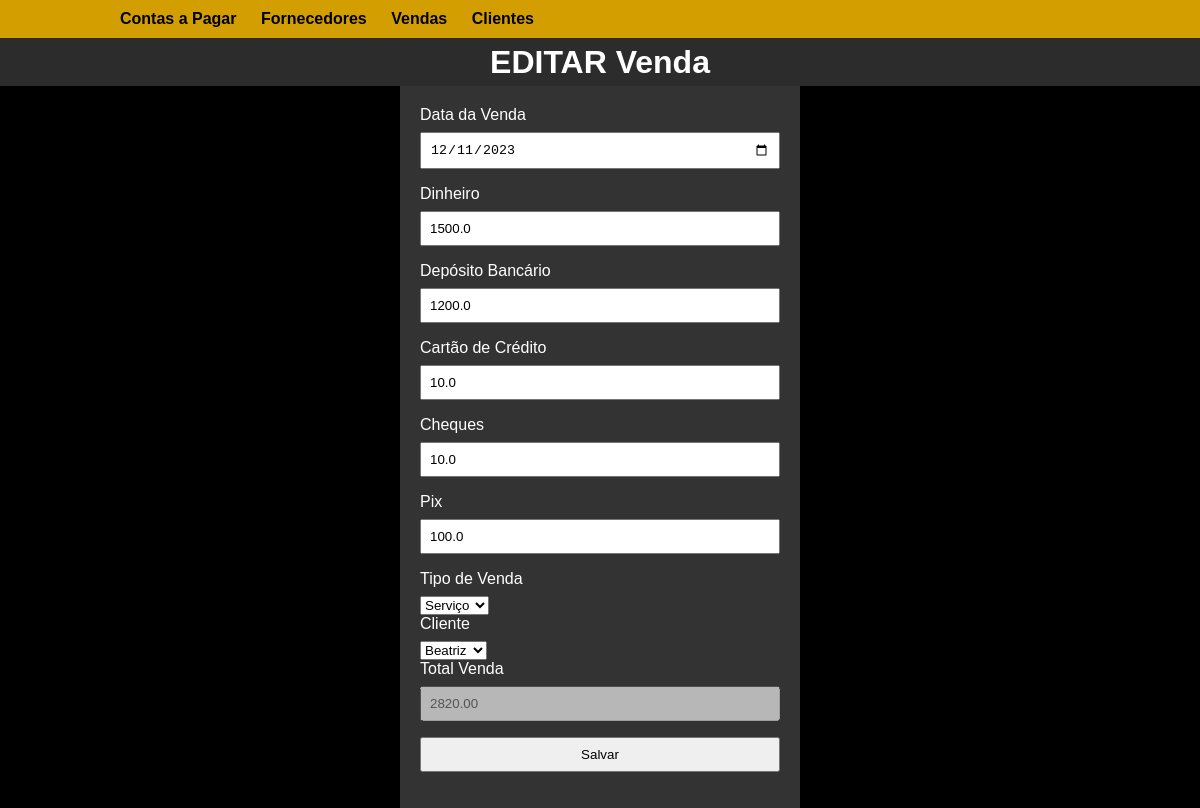
Screenshot of /venda/2 with the database file from the repository.
### models/__init__.py (models this page shows)
class Vendas(db.Model):
    id_venda = db.Column(db.Integer, primary_key=True)
    data_venda = db.Column(db.Date, nullable=False)
    dinheiro_venda = db.Column(db.Float, nullable=True)
    deposito_venda = db.Column(db.Float, nullable=True)
    cartao_venda = db.Column(db.Float, nullable=True)
    cheques_venda = db.Column(db.Float, nullable=True)
    pix_venda = db.Column(db.Float, nullable=True)
    tipo_venda = db.Column(db.String(20), nullable=True)
    total_venda = db.Column(db.Float, nullable=False)
    cliente_id = db.Column(db.Integer, db.ForeignKey(
        'clientes.id_cliente'), nullable=False)
    cliente = db.relationship(
        'Clientes', backref=db.backref('vendas', lazy=True))

### routes/vendas.py (the view, shortened to what this page needs)
@vendas_bp.route('/venda/<int:id>', methods=['GET', 'POST'])
def editar_venda(id):
    venda = Vendas.query.get_or_404(id)
    form = VendaForm(obj=venda)
    form.cliente_id.choices = [
        (f.id_cliente, f.nome_cliente) for f in Clientes.query.all()]
    return render_template('vendas/venda.html',
                           form=form, venda=venda, modo="EDITAR")

### forms/__init__.py
class VendaForm(FlaskForm):
    data_venda = DateField('Data da Venda', validators=[DataRequired()])
    dinheiro_venda = FloatField('Dinheiro')
    deposito_venda = FloatField('Depósito Bancário')
    cartao_venda = FloatField('Cartão de Crédito')
    cheques_venda = FloatField('Cheques')
    pix_venda = FloatField('Pix')
    tipo_venda = SelectField('Tipo de Venda', choices=[('Produto', 'Produto'), ('Serviço', 'Serviço')],
                             validators=[DataRequired()])
    cliente_id = SelectField('Cliente', coerce=int,
                             validators=[DataRequired()])
    total_venda = FloatField('Total Venda')
    submit = SubmitField('Salvar')

### templates/vendas/venda.html (shortened to what this page needs)
{% block styles %}
    <link rel="stylesheet" href="{{ url_for('static', filename='css/formularios.css') }}">
{% endblock %}
{% extends 'layout.html' %}
{% block content %}
    <h1>{{ modo }} Venda</h1>
    <form method="post" action="">
        <p>{{ form.data_venda.label }} {{ form.data_venda }}</p>
        <p>{{ form.dinheiro_venda.label }} {{ form.dinheiro_venda }}</p>
        <p>{{ form.deposito_venda.label }} {{ form.deposito_venda }}</p>
        <p>{{ form.cartao_venda.label }} {{ form.cartao_venda }}</p>
        <p>{{ form.cheques_venda.label }} {{ form.cheques_venda }}</p>
        <p>{{ form.pix_venda.label }} {{ form.pix_venda }}</p>
        <p>{{ form.tipo_venda.label }} {{ form.tipo_venda }}</p>
        <p>{{ form.cliente_id.label }} {{ form.cliente_id }}</p>
        <p>{{ form.total_venda.label }} {{ form.total_venda(disabled=True) }}</p>
        <p>{{ form.submit() }}</p>
    </form>
{% endblock %}

### static/css/formularios.css (style rules this page uses)
h1 { background-color: #333333dc; box-sizing: content-box; text-align: center; line-height: 1.5; }
form { max-width: 400px; margin: 0 auto; background-color: #333; padding: 20px; box-sizing: border-box; }
form label { display: block; margin-bottom: 8px; color: #fff; }
form input { width: 100%; padding: 8px; margin-bottom: 16px; box-sizing: border-box; }

### static/css/style.css (style rules this page uses)
body, h1, h2, h3, p, ul, li { margin: 0; padding: 0; }
body { font-family: Arial, sans-serif; background-color: #000; color: #fff; margin: 0; padding: 0; }

### rows the page displays
Vendas: data_venda "12/11/2023", dinheiro_venda "1500.0", deposito_venda "1200.0", cartao_venda "10.0", cheques_venda "10.0", pix_venda "100.0", tipo_venda "Serviço", cliente_id "Beatriz", total_venda "2820.00"

### other values shown
{{ modo }} "EDITAR"
